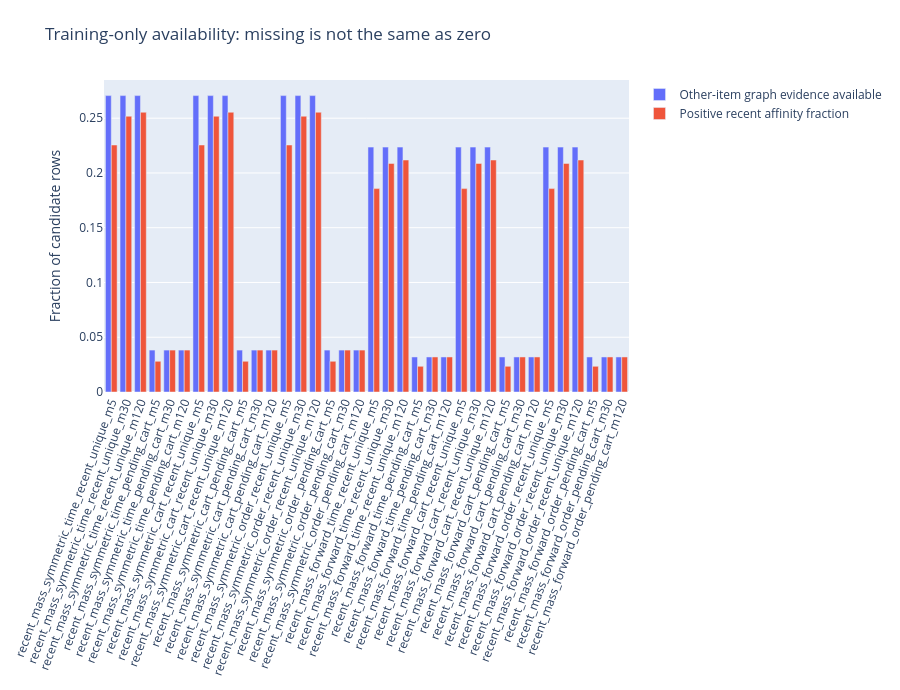

The cell this chart's notebook holds for it:
### Markdown cell above
## Training-only evidence availability

### Code cell
view.show_chart(6)

### Figure 1 — Plotly figure (JSON) as saved in the notebook; plotly's stock layout.template omitted (floating-point values rounded to 4 significant figures)
{"data": [{"name": "Other-item graph evidence available", "type": "bar", "x": ["recent_mass_symmetric_time_recent_unique_m5", "recent_mass_symmetric_time_recent_unique_m30", "recent_mass_symmetric_time_recent_unique_m120", "recent_mass_symmetric_time_pending_cart_m5", "recent_mass_symmetric_time_pending_cart_m30", "recent_mass_symmetric_time_pending_cart_m120", "recent_mass_symmetric_cart_recent_unique_m5", "recent_mass_symmetric_cart_recent_unique_m30", "recent_mass_symmetric_cart_recent_unique_m120", "recent_mass_symmetric_cart_pending_cart_m5", "recent_mass_symmetric_cart_pending_cart_m30", "recent_mass_symmetric_cart_pending_cart_m120", "recent_mass_symmetric_order_recent_unique_m5", "recent_mass_symmetric_order_recent_unique_m30", "recent_mass_symmetric_order_recent_unique_m120", "recent_mass_symmetric_order_pending_cart_m5", "recent_mass_symmetric_order_pending_cart_m30", "recent_mass_symmetric_order_pending_cart_m120", "recent_mass_forward_time_recent_unique_m5", "recent_mass_forward_time_recent_unique_m30", "recent_mass_forward_time_recent_unique_m120", "recent_mass_forward_time_pending_cart_m5", "recent_mass_forward_time_pending_cart_m30", "recent_mass_forward_time_pending_cart_m120", "recent_mass_forward_cart_recent_unique_m5", "recent_mass_forward_cart_recent_unique_m30", "recent_mass_forward_cart_recent_unique_m120", "recent_mass_forward_cart_pending_cart_m5", "recent_mass_forward_cart_pending_cart_m30", "recent_mass_forward_cart_pending_cart_m120", "recent_mass_forward_order_recent_unique_m5", "recent_mass_forward_order_recent_unique_m30", "recent_mass_forward_order_recent_unique_m120", "recent_mass_forward_order_pending_cart_m5", "recent_mass_forward_order_pending_cart_m30", "recent_mass_forward_order_pending_cart_m120"], "y": [0.2706, 0.2706, 0.2706, 0.03828, 0.03828, 0.03828, 0.2706, 0.2706, 0.2706, 0.03828, 0.03828, 0.03828, 0.2706, 0.2706, 0.2706, 0.03828, 0.03828, 0.03828, 0.2236, 0.2236, 0.2236, 0.03199, 0.03199, 0.03199, 0.2236, 0.2236, 0.2236, 0.03199, 0.03199, 0.03199, 0.2236, 0.2236, 0.2236, 0.03199, 0.03199, 0.03199]}, {"name": "Positive recent affinity fraction", "type": "bar", "x": ["recent_mass_symmetric_time_recent_unique_m5", "recent_mass_symmetric_time_recent_unique_m30", "recent_mass_symmetric_time_recent_unique_m120", "recent_mass_symmetric_time_pending_cart_m5", "recent_mass_symmetric_time_pending_cart_m30", "recent_mass_symmetric_time_pending_cart_m120", "recent_mass_symmetric_cart_recent_unique_m5", "recent_mass_symmetric_cart_recent_unique_m30", "recent_mass_symmetric_cart_recent_unique_m120", "recent_mass_symmetric_cart_pending_cart_m5", "recent_mass_symmetric_cart_pending_cart_m30", "recent_mass_symmetric_cart_pending_cart_m120", "recent_mass_symmetric_order_recent_unique_m5", "recent_mass_symmetric_order_recent_unique_m30", "recent_mass_symmetric_order_recent_unique_m120", "recent_mass_symmetric_order_pending_cart_m5", "recent_mass_symmetric_order_pending_cart_m30", "recent_mass_symmetric_order_pending_cart_m120", "recent_mass_forward_time_recent_unique_m5", "recent_mass_forward_time_recent_unique_m30", "recent_mass_forward_time_recent_unique_m120", "recent_mass_forward_time_pending_cart_m5", "recent_mass_forward_time_pending_cart_m30", "recent_mass_forward_time_pending_cart_m120", "recent_mass_forward_cart_recent_unique_m5", "recent_mass_forward_cart_recent_unique_m30", "recent_mass_forward_cart_recent_unique_m120", "recent_mass_forward_cart_pending_cart_m5", "recent_mass_forward_cart_pending_cart_m30", "recent_mass_forward_cart_pending_cart_m120", "recent_mass_forward_order_recent_unique_m5", "recent_mass_forward_order_recent_unique_m30", "recent_mass_forward_order_recent_unique_m120", "recent_mass_forward_order_pending_cart_m5", "recent_mass_forward_order_pending_cart_m30", "recent_mass_forward_order_pending_cart_m120"], "y": [0.2255, 0.2518, 0.2554, 0.02805, 0.03828, 0.03828, 0.2255, 0.2518, 0.2554, 0.02805, 0.03828, 0.03828, 0.2255, 0.2518, 0.2554, 0.02805, 0.03828, 0.03828, 0.1857, 0.2087, 0.2118, 0.02348, 0.03199, 0.03199, 0.1857, 0.2087, 0.2118, 0.02348, 0.03199, 0.03199, 0.1857, 0.2087, 0.2118, 0.02348, 0.03199, 0.03199]}], "layout": {"barmode": "group", "height": 690, "margin": {"b": 80, "l": 65, "r": 35, "t": 80}, "title": {"text": "Training-only availability: missing is not the same as zero"}, "xaxis": {"tickangle": -70}, "yaxis": {"title": {"text": "Fraction of candidate rows"}}}}
